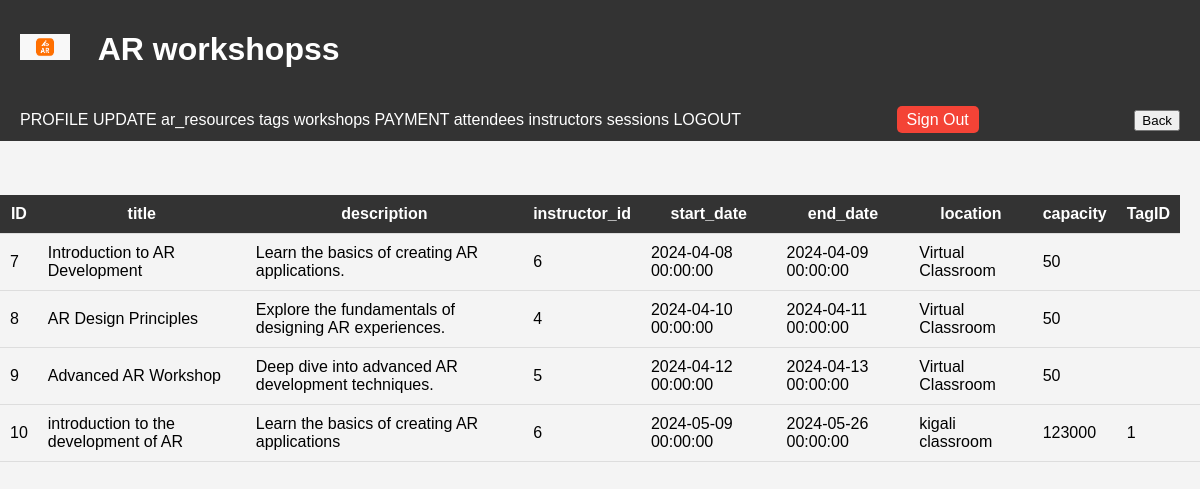
Screenshot of /workshop.php with the database file from the repository.
### tables this page shows
CREATE TABLE `workshops` (
  `workshop_id` int(11) NOT NULL,
  `title` varchar(255) NOT NULL,
  `description` text DEFAULT NULL,
  `instructor_id` int(11) NOT NULL,
  `start_date` datetime NOT NULL,
  `end_date` datetime NOT NULL,
  `location` varchar(255) NOT NULL,
  `capacity` int(11) NOT NULL,
  `TagID` int(11) DEFAULT NULL
);

### workshop.php (the view, shortened to what this page needs)
<!DOCTYPE html>
<html lang="en">
<head>
    <link rel="stylesheet" href="https://cdnjs.cloudflare.com/ajax/libs/font-awesome/5.15.4/css/all.min.css">
     <link rel="stylesheet" href="css/style5.css">
</head>
<body>    <header>
        <h1><img src="img/ig1.png" alt="icon"> AR workshopss</h1>
</header>
<header>
      <nav>
        <ul>
         <li>
            <a href="view_details.php" class="nav-item nav-link">PROFILE</a>
                     <a href="admin_update.html" class="nav-item nav-link">UPDATE</a>
                        <a href="ar_resource.php" class="nav-item nav-link">ar_resources</a>
                        <a href="tag.php" class="nav-item nav-link">tags</a>
                        <a href="workshop.php" class="nav-item nav-link">workshops</a>
                        <a href="payment.php" class="nav-item nav-link">PAYMENT</a>
                        <a href="attendee.php" class="nav-item nav-link">attendees</a>
                        <a href="instructor.php" class="nav-item nav-link">instructors</a>
                        <a href="session.php" class="nav-item nav-link">sessions</a>
                        <a href="logout.php" class="nav-item nav-link">LOGOUT</a>
        </ul>
    </nav>
<div class="signout">
        <a href="logout.php">Sign Out</a>
    </div>
    <div>
            <button type="button" onclick="window.location.href='user_home.html'">Back</button>
    </div>
</header>
<?php
require_once "config.php";
?>
<!DOCTYPE html>
<html lang="en">
<head>
</head>
<body>
    <br><br><br>
    <table id="dataTable" class="table table-hover text-center">
        <tr>
            <th>ID</th>
            <th>title</th>
            <th>description</th>
            <th>instructor_id</th>
            <th>start_date</th>
            <th>end_date</th>
            <th>location</th>
            <th>capacity</th>
            <th>TagID</th>
        </tr>
        <?php
        $sql = "SELECT * FROM workshops";
        $result = $conn->query($sql);
        if ($result->num_rows > 0) {
            while ($row = $result->fetch_assoc()) {
                echo "<tr>";
                echo "<td>" . $row["workshop_id"] . "</td>";
                echo "<td>" . $row["title"] . "</td>";
                echo "<td>" . $row["description"] . "</td>";
                echo "<td>" . $row["instructor_id"] . "</td>";
                echo "<td>" . $row["start_date"] . "</td>";
                echo "<td>" . $row["end_date"] . "</td>";
                echo "<td>" . $row["location"] . "</td>";
                echo "<td>" . $row["capacity"] . "</td>";
                echo "<td>" . $row["TagID"] . "</td>";
                echo "<td>";
            }
        } else {
            echo "<tr><td colspan='6'>No data found</td></tr>";
        }
        ?>
    </table>
</body>
</html>

### css/style5.css (style rules this page uses)
body { font-family: Arial, sans-serif; margin: 0; padding: 0; background-color: #f4f4f4; }
header { background-color: #333; color: #fff; padding: 10px 20px; display: flex; justify-content: space-between; align-items: center; }
header img { width: 50px; margin-right: 20px; }
nav ul { list-style-type: none; padding: 0; margin: 0; }
nav ul li { display: inline; margin-right: 20px; position: relative; }
nav ul li a { color: #fff; text-decoration: none; }
.signout { margin-right: 20px; }
.signout a { color: #fff; text-decoration: none; padding: 5px 10px; background-color: #f44336; border: none; cursor: pointer; border-radius: 5px; }
table { width: 100%; border-collapse: collapse; }
th, td { padding: 10px; border-bottom: 1px solid #ddd; }
th { background-color: #333; color: white; }

### rows the page displays
workshops: workshop_id "7", title "Introduction to AR Development", description "Learn the basics of creating AR applications.", instructor "6", start_date "2024-04-08 00:00:00", end_date "2024-04-09 00:00:00", location "Virtual Classroom", capacity "50"
workshops: workshop_id "8", title "AR Design Principles", description "Explore the fundamentals of designing AR experiences.", instructor "4", start_date "2024-04-10 00:00:00", end_date "2024-04-11 00:00:00", location "Virtual Classroom", capacity "50"
workshops: workshop_id "9", title "Advanced AR Workshop", description "Deep dive into advanced AR development techniques.", instructor "5", start_date "2024-04-12 00:00:00", end_date "2024-04-13 00:00:00", location "Virtual Classroom", capacity "50"
workshops: workshop_id "10", title "introduction to the development of AR", description "Learn the basics of creating AR applications", instructor "6", start_date "2024-05-09 00:00:00", end_date "2024-05-26 00:00:00", location "kigali classroom", capacity "123000", TagID "1"
